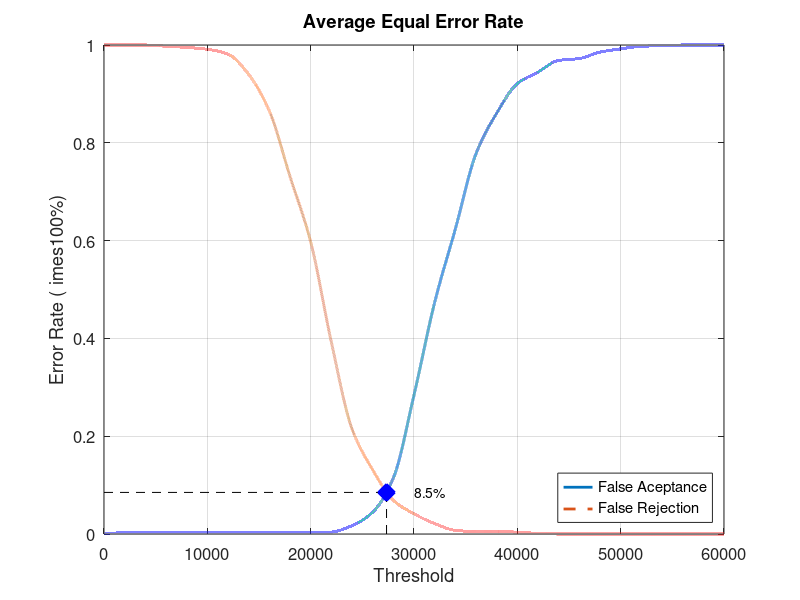
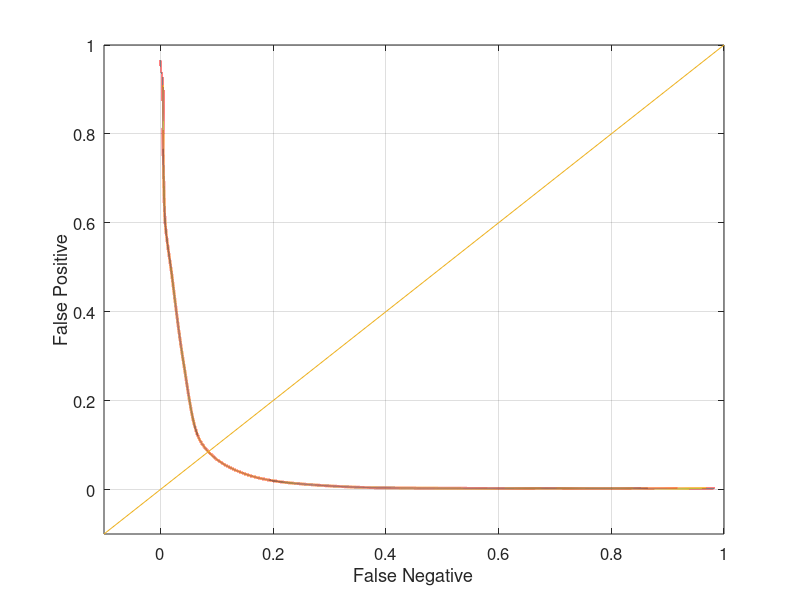

These charts were generated, in order, by the following MATLAB code:
close all;
clear;
clc;
x = 0:2000:60000;
xq = 0:0.5:60000;

y0 = [0 0.00263158 0.00263158 0.00263158 0.00263158 0.00263158 0.00263158 0.00263158 0.00263158 0.00263158 0.00263158 0.00394737 0.0171053 0.0447368 0.114474 0.284211 0.473684 0.623684 0.777632 0.860526 0.921053 0.944737 0.968421 0.972368 0.985526 0.992105 0.997368 0.998684 1 1 1]
yy0 = interp1(x, y0, xq, 'pchip');
y1 = [1 1 1 0.9975 0.995 0.99125 0.98125 0.94 0.865 0.73125 0.5975 0.3925 0.215 0.13125 0.06875 0.04125 0.02125 0.0075 0.005 0.005 0.00375 0.00125 0 0 0 0 0 0 0 0 0]
yy1 = interp1(x, y1, xq, 'pchip');

% Calculating EER: 
y2 = abs(y0 - y1);
find(y2 == min(y2))
yy2 = abs(yy0 - yy1);
xEER = find(yy2 == min(yy2));
xEERIndex = xq(xEER) % X-axis EER
yEER = yy0(xEER) % Y-axis EER

main = figure
plot(xq, yy0,'-','LineWidth', 2);	hold on
plot(xq, yy1,'--','LineWidth', 2);	hold on
plot([xEERIndex xEERIndex], [0 yEER], 'k--');	hold on
plot([0 xEERIndex], [yEER yEER], 'k--');	hold on
plot(xEERIndex, yEER, 'bx', 'LineWidth', 10);	hold on
text(xEERIndex + 10 * xEERIndex / 100, yEER, [num2str(round((10000 * yEER)) / 100) '%'])
legend('False Aceptance', 'False Rejection', 'Location', 'SouthEast')
xlabel('Threshold')
ylabel('Error Rate (	imes100%)')
title('Average Equal Error Rate')
set(gca, 'FontSize', 12)
axis([0 60000 0 1])
grid on

print(main, 'Experiment3AverageMain', '-dpng');
FNRxFPR = figure('Color', [1 1 1]);
plot(yy1, yy0, '-', yy1, yy0, 'LineWidth', 2);
hold on
y = -0.1:0.1:1
plot(y, y); 
set(gca, 'FontSize', 12)
xlabel('False Negative')
ylabel('False Positive')
axis([-0.1 1 -0.1 1])
set(gca, 'FontSize', 12)
grid on

print(FNRxFPR, 'Experiment3AverageFNRxFPR','-dpng');
